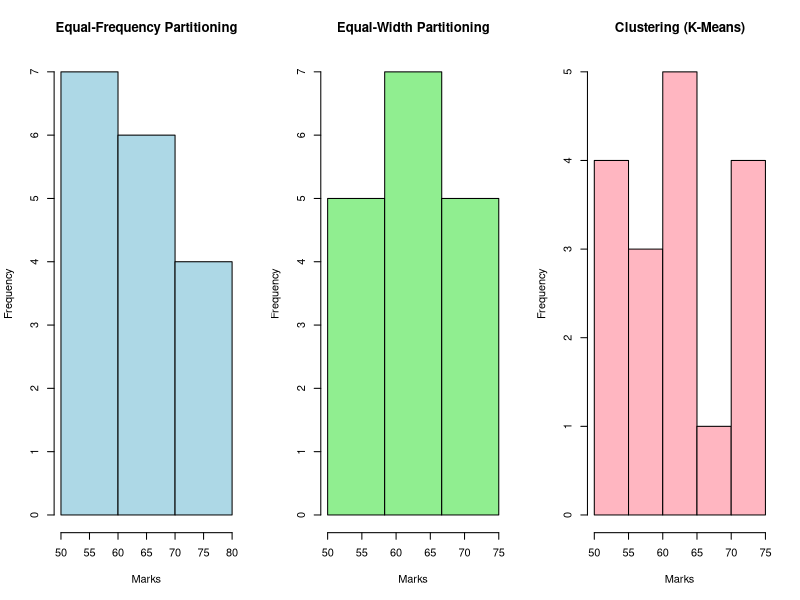

Recreate this plot in R.

marks <- c(55, 60, 71, 63, 55, 65, 50, 55, 58, 59, 61, 63, 65, 67, 71, 72, 75)
n_bins <- 3
equi_depth_bins <- cut(marks, breaks = n_bins, labels = FALSE)
min_mark <- min(marks)
max_mark <- max(marks)
width <- (max_mark - min_mark) / n_bins
equal_width_bins <- cut(marks, breaks = seq(min_mark, max_mark, by = width), labels = FALSE)
n_clusters <- 3
kmeans_clusters <- kmeans(matrix(marks, ncol = 1), centers = n_clusters)$cluster
par(mfrow = c(1, 3))
hist(marks, breaks = n_bins, main = "Equal-Frequency Partitioning", xlab = "Marks", col = "lightblue")
abline(v = unique(equi_depth_bins) + 0.5, col = "red", lwd = 2)
hist(marks, breaks = seq(min_mark, max_mark, by = width), main = "Equal-Width Partitioning", xlab = "Marks", col = "lightgreen")
abline(v = unique(equal_width_bins) + width / 2, col = "red", lwd = 2)
hist(marks, main = "Clustering (K-Means)", xlab = "Marks", col = "lightpink")
abline(v = kmeans_clusters + 0.5, col = "red", lwd = 2)
par(mfrow = c(1, 1))
